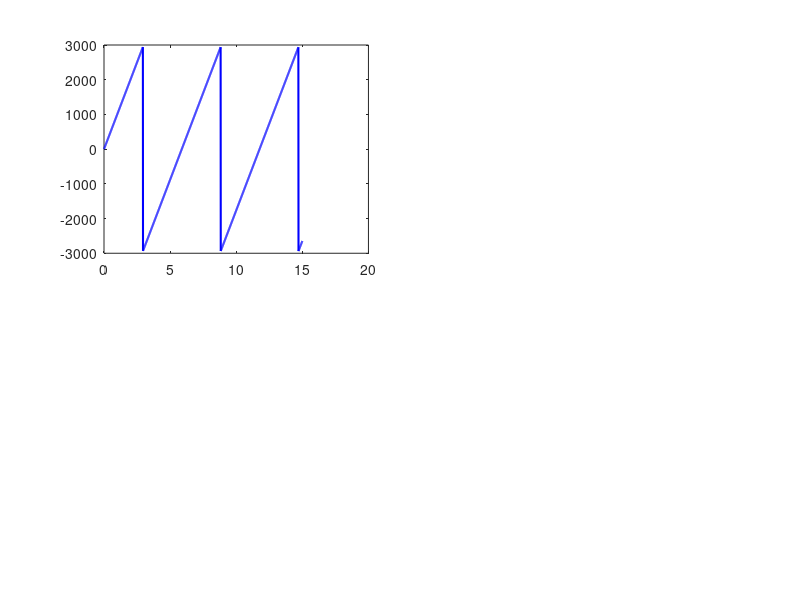

The MATLAB script that drew this image: (Note: this script raises an error after producing the figure.)
%% Staggered PRF 基础原理演示
% 
% 本脚本演示Staggered PRF（交错脉冲重复频率）方法的核心原理：
% 1. 混叠现象的可视化
% 2. 双采样率下的混叠模式差异
% 3. 利用CRT搜索恢复真实频率
% 4. 性能分析与可视化
%
% Author: Anti-Aliasing Recovery Toolkit
% Date: 2024-01

clear; close all; clc;

fprintf('========================================\n');
fprintf('  Staggered PRF 基础原理演示\n');
fprintf('========================================\n\n');

%% ==================== Part 1: 系统参数配置 ====================
fprintf('Part 1: 系统参数配置\n');
fprintf('--------------------\n');

% Staggered PRF 配置
T1 = 100e-6;      % Chirp 1 周期: 100 μs
T2 = 150e-6;      % Chirp 2 周期: 150 μs
D = 20e-6;        % 两个chirp之间的delay: 20 μs

% 计算等效采样率
% 时序: [T1][D][T2][D][T1][D][T2]...
% Δt1 = T1结束到T2结束的时间 = D + T2
% Δt2 = T2结束到T1结束的时间 = D + T1
Delta_t1 = D + T2;   % 170 μs
Delta_t2 = D + T1;   % 120 μs

Fs1 = 1 / Delta_t1;  % 等效采样率1: 5882.35 Hz
Fs2 = 1 / Delta_t2;  % 等效采样率2: 8333.33 Hz

% 帧率
T_frame = T1 + D + T2 + D;  % 一个完整帧
frame_rate = 1 / T_frame;

fprintf('Chirp周期: T1 = %.0f μs, T2 = %.0f μs\n', T1*1e6, T2*1e6);
fprintf('Delay: D = %.0f μs\n', D*1e6);
fprintf('等效采样间隔: Δt1 = %.0f μs, Δt2 = %.0f μs\n', Delta_t1*1e6, Delta_t2*1e6);
fprintf('等效采样率: Fs1 = %.2f Hz, Fs2 = %.2f Hz\n', Fs1, Fs2);
fprintf('Nyquist频率: Fn1 = %.2f Hz, Fn2 = %.2f Hz\n', Fs1/2, Fs2/2);
fprintf('帧周期: %.0f μs, 帧率: %.2f Hz\n', T_frame*1e6, frame_rate);
fprintf('\n');

%% ==================== Part 2: 混叠频率计算 ====================
fprintf('Part 2: 混叠频率可视化\n');
fprintf('----------------------\n');

% 混叠频率计算函数
alias_freq = @(f, Fs) mod(f + Fs/2, Fs) - Fs/2;

% 测试频率范围
f_test = 0:10:15000;  % 0 - 15 kHz

% 计算混叠后的频率
f_alias1 = arrayfun(@(f) alias_freq(f, Fs1), f_test);
f_alias2 = arrayfun(@(f) alias_freq(f, Fs2), f_test);

% 绘图
figure('Name', 'Staggered PRF - 混叠映射', 'Position', [100, 100, 1200, 800]);

subplot(2,2,1);
plot(f_test/1000, f_alias1, 'b-', 'LineWidth', 1.5);
hold on;
yline(0, 'k--', 'LineWidth', 0.5);
xline(Fs1/2/1000, 'r--', 'Fn1', 'LineWidth', 1);
xlabel('真实频率 (kHz)');
ylabel('混叠频率 (Hz)');
title(sprintf('Fs1 = %.1f Hz 的混叠映射', Fs1));
grid on;
ylim([-Fs1/2*1.1, Fs1/2*1.1]);
legend('f_{alias}', '', 'Nyquist', 'Location', 'best');

subplot(2,2,2);
plot(f_test/1000, f_alias2, 'r-', 'LineWidth', 1.5);
hold on;
yline(0, 'k--', 'LineWidth', 0.5);
xline(Fs2/2/1000, 'b--', 'Fn2', 'LineWidth', 1);
xlabel('真实频率 (kHz)');
ylabel('混叠频率 (Hz)');
title(sprintf('Fs2 = %.1f Hz 的混叠映射', Fs2));
grid on;
ylim([-Fs2/2*1.1, Fs2/2*1.1]);
legend('f_{alias}', '', 'Nyquist', 'Location', 'best');

subplot(2,2,[3,4]);
plot(f_test/1000, f_alias1, 'b-', 'LineWidth', 1.5, 'DisplayName', sprintf('Fs1=%.0fHz', Fs1));
hold on;
plot(f_test/1000, f_alias2, 'r-', 'LineWidth', 1.5, 'DisplayName', sprintf('Fs2=%.0fHz', Fs2));
xlabel('真实频率 (kHz)');
ylabel('混叠频率 (Hz)');
title('双采样率混叠映射对比');
grid on;
legend('Location', 'best');

% 标注几个关键频率点
key_freqs = [3000, 5000, 7000, 10000];
for f = key_freqs
    fa1 = alias_freq(f, Fs1);
    fa2 = alias_freq(f, Fs2);
    plot(f/1000, fa1, 'bo', 'MarkerSize', 8, 'MarkerFaceColor', 'b', 'HandleVisibility', 'off');
    plot(f/1000, fa2, 'r^', 'MarkerSize', 8, 'MarkerFaceColor', 'r', 'HandleVisibility', 'off');
    text(f/1000+0.2, max(fa1,fa2)+200, sprintf('%dHz', f), 'FontSize', 9);
end

fprintf('关键频率的混叠结果:\n');
fprintf('  f(Hz)   |  fa1(Fs1)  |  fa2(Fs2)\n');
fprintf('  --------|------------|----------\n');
for f = key_freqs
    fa1 = alias_freq(f, Fs1);
    fa2 = alias_freq(f, Fs2);
    fprintf('  %5d   |  %+7.1f   |  %+7.1f\n', f, fa1, fa2);
end
fprintf('\n');

%% ==================== Part 3: CRT搜索恢复算法 ====================
fprintf('Part 3: CRT搜索恢复算法\n');
fprintf('------------------------\n');

% 目标：给定混叠后的测量值 (fa1, fa2)，恢复真实频率 f_true

function f_recovered = crt_search(fa1_measured, fa2_measured, Fs1, Fs2, f_range, tol)
    % CRT搜索算法恢复真实频率
    %
    % 输入:
    %   fa1_measured - Fs1采样率下的混叠频率测量值
    %   fa2_measured - Fs2采样率下的混叠频率测量值
    %   Fs1, Fs2     - 两个采样率
    %   f_range      - 搜索范围 [f_min, f_max]
    %   tol          - 匹配容差
    %
    % 输出:
    %   f_recovered  - 恢复的真实频率（若未找到则为 NaN）
    
    alias_freq_local = @(f, Fs) mod(f + Fs/2, Fs) - Fs/2;
    
    f_candidates = f_range(1):0.5:f_range(2);  % 0.5 Hz 分辨率
    f_recovered = NaN;
    min_error = inf;
    
    for f = f_candidates
        fa1_expected = alias_freq_local(f, Fs1);
        fa2_expected = alias_freq_local(f, Fs2);
        
        error = abs(fa1_expected - fa1_measured) + abs(fa2_expected - fa2_measured);
        
        if error < min_error
            min_error = error;
            if error < tol
                f_recovered = f;
            end
        end
    end
end

% 测试恢复算法
test_freqs = [1000, 3500, 5000, 7200, 10000, 12500];
f_range = [0, 25000];  % 搜索范围
tol = 1;  % 容差 1 Hz

fprintf('频率恢复测试 (无噪声):\n');
fprintf('  真实频率  |  fa1      |  fa2      |  恢复频率  |  误差\n');
fprintf('  ----------|-----------|-----------|-----------|------\n');

for f_true = test_freqs
    fa1 = alias_freq(f_true, Fs1);
    fa2 = alias_freq(f_true, Fs2);
    f_rec = crt_search(fa1, fa2, Fs1, Fs2, f_range, tol);
    error = abs(f_rec - f_true);
    fprintf('  %7d   | %+8.1f  | %+8.1f  | %9.1f  | %.1f Hz\n', ...
            f_true, fa1, fa2, f_rec, error);
end
fprintf('\n');

%% ==================== Part 4: 噪声鲁棒性分析 ====================
fprintf('Part 4: 噪声鲁棒性分析\n');
fprintf('----------------------\n');

% 在有噪声的情况下测试恢复性能
SNR_values = [30, 20, 15, 10, 5];  % dB
N_trials = 100;  % 每个SNR的试验次数
f_true = 5000;   % 测试频率

% 估计噪声方差 (假设信号幅度为1)
signal_power = 1;

results = struct();

for snr_idx = 1:length(SNR_values)
    SNR_dB = SNR_values(snr_idx);
    noise_power = signal_power / (10^(SNR_dB/10));
    noise_std = sqrt(noise_power);
    
    errors = zeros(N_trials, 1);
    success_count = 0;
    
    for trial = 1:N_trials
        % 添加噪声到混叠频率测量
        fa1_true = alias_freq(f_true, Fs1);
        fa2_true = alias_freq(f_true, Fs2);
        
        % 相位噪声转换为频率噪声 (简化模型)
        freq_noise_std = noise_std * 10;  % Hz
        fa1_noisy = fa1_true + randn() * freq_noise_std;
        fa2_noisy = fa2_true + randn() * freq_noise_std;
        
        % 恢复
        f_rec = crt_search(fa1_noisy, fa2_noisy, Fs1, Fs2, f_range, tol + freq_noise_std*2);
        
        if ~isnan(f_rec)
            errors(trial) = abs(f_rec - f_true);
            if errors(trial) < 50  % 50 Hz以内算成功
                success_count = success_count + 1;
            end
        else
            errors(trial) = NaN;
        end
    end
    
    results(snr_idx).SNR = SNR_dB;
    results(snr_idx).RMSE = sqrt(nanmean(errors.^2));
    results(snr_idx).success_rate = success_count / N_trials * 100;
    
    fprintf('SNR = %2d dB: RMSE = %6.1f Hz, 成功率 = %.1f%%\n', ...
            SNR_dB, results(snr_idx).RMSE, results(snr_idx).success_rate);
end

%% ==================== Part 5: 唯一恢复范围分析 ====================
fprintf('\nPart 5: 唯一恢复范围分析\n');
fprintf('------------------------\n');

% 分析 (fa1, fa2) 对在不同频率下是否唯一
f_analysis = 0:1:50000;  % 分析0-50kHz
fa_pairs = zeros(length(f_analysis), 2);

for i = 1:length(f_analysis)
    fa_pairs(i,1) = alias_freq(f_analysis(i), Fs1);
    fa_pairs(i,2) = alias_freq(f_analysis(i), Fs2);
end

% 四舍五入到1Hz精度，检查唯一性
fa_pairs_rounded = round(fa_pairs);
[unique_pairs, ia, ic] = unique(fa_pairs_rounded, 'rows');

fprintf('分析范围: 0 - 50 kHz\n');
fprintf('总频率点数: %d\n', length(f_analysis));
fprintf('唯一 (fa1, fa2) 对数: %d\n', size(unique_pairs, 1));

% 找到第一个重复的频率
for i = 1:length(f_analysis)
    count = sum(ic == ic(i));
    if count > 1
        % 找到所有映射到相同 (fa1, fa2) 的频率
        same_indices = find(ic == ic(i));
        if f_analysis(same_indices(1)) ~= f_analysis(i) && f_analysis(i) > 0
            fprintf('\n首个重复点:\n');
            fprintf('  频率 %d Hz 和 %d Hz 映射到相同的 (fa1, fa2) = (%.1f, %.1f)\n', ...
                    f_analysis(same_indices(1)), f_analysis(i), ...
                    fa_pairs(i,1), fa_pairs(i,2));
            fprintf('  → 唯一恢复范围约为: 0 - %d Hz\n', f_analysis(i));
            break;
        end
    end
end

% 理论唯一范围 (近似)
% 对于非整数采样率，唯一范围约为 lcm(Fs1, Fs2)
% 这里用数值方法估计
unique_range = f_analysis(i);
fprintf('  → 理论估计: Fs1 × Fs2 / gcd(Fs1, Fs2) ≈ %.0f Hz\n', ...
        Fs1 * Fs2 / gcd(round(Fs1), round(Fs2)));

%% ==================== Part 6: 结果可视化 ====================
fprintf('\nPart 6: 结果可视化\n');
fprintf('------------------\n');

figure('Name', 'Staggered PRF - 恢复性能', 'Position', [150, 150, 1000, 600]);

% 子图1: (fa1, fa2) 唯一性映射
subplot(2,2,1);
scatter(fa_pairs(1:100:end,1), fa_pairs(1:100:end,2), 5, f_analysis(1:100:end)/1000, 'filled');
colorbar;
xlabel('fa1 (Hz)');
ylabel('fa2 (Hz)');
title('(fa1, fa2) 对的唯一性 (颜色=真实频率/kHz)');
grid on;
axis equal;

% 子图2: 时序图
subplot(2,2,2);
t_plot = [0, T1, T1, T1+D, T1+D, T1+D+T2, T1+D+T2, T_frame]*1e6;
y_plot = [1, 1, 0, 0, 1, 1, 0, 0];
plot(t_plot, y_plot, 'b-', 'LineWidth', 2);
hold on;
% 标注
text(T1/2*1e6, 1.1, 'T1', 'HorizontalAlignment', 'center', 'FontSize', 11);
text((T1+D/2)*1e6, 0.1, 'D', 'HorizontalAlignment', 'center', 'FontSize', 11);
text((T1+D+T2/2)*1e6, 1.1, 'T2', 'HorizontalAlignment', 'center', 'FontSize', 11);
text((T1+D+T2+D/2)*1e6, 0.1, 'D', 'HorizontalAlignment', 'center', 'FontSize', 11);
xlabel('时间 (μs)');
ylabel('Chirp 活动');
title('Staggered PRF 时序图');
ylim([-0.2, 1.5]);
grid on;

% 子图3: SNR vs 性能
subplot(2,2,3);
yyaxis left;
plot([results.SNR], [results.RMSE], 'b-o', 'LineWidth', 1.5, 'MarkerFaceColor', 'b');
ylabel('RMSE (Hz)');
yyaxis right;
plot([results.SNR], [results.success_rate], 'r-s', 'LineWidth', 1.5, 'MarkerFaceColor', 'r');
ylabel('成功率 (%)');
xlabel('SNR (dB)');
title('频率恢复性能 vs SNR');
grid on;
legend('RMSE', '成功率', 'Location', 'best');

% 子图4: 单个频率的恢复演示
subplot(2,2,4);
f_demo = 7200;  % 示例频率
fa1_demo = alias_freq(f_demo, Fs1);
fa2_demo = alias_freq(f_demo, Fs2);

f_search = 0:10:15000;
fa1_search = arrayfun(@(f) alias_freq(f, Fs1), f_search);
fa2_search = arrayfun(@(f) alias_freq(f, Fs2), f_search);

plot(f_search/1000, fa1_search, 'b-', 'LineWidth', 1, 'DisplayName', 'fa1 曲线');
hold on;
plot(f_search/1000, fa2_search, 'r-', 'LineWidth', 1, 'DisplayName', 'fa2 曲线');
yline(fa1_demo, 'b--', 'LineWidth', 1.5, 'DisplayName', sprintf('fa1测量=%.0f', fa1_demo));
yline(fa2_demo, 'r--', 'LineWidth', 1.5, 'DisplayName', sprintf('fa2测量=%.0f', fa2_demo));
xline(f_demo/1000, 'g-', 'LineWidth', 2, 'DisplayName', sprintf('真实频率=%dHz', f_demo));
xlabel('频率 (kHz)');
ylabel('混叠频率 (Hz)');
title('CRT搜索原理示意');
legend('Location', 'best');
grid on;

sgtitle('Staggered PRF 抗混叠方法演示', 'FontSize', 14, 'FontWeight', 'bold');

fprintf('\n演示完成！\n');
fprintf('图形已生成，展示了Staggered PRF方法的核心原理。\n');

%% ==================== 辅助函数定义 ====================
% 注意: 在MATLAB中，局部函数需要放在脚本末尾或单独的文件中
% 这里的 crt_search 函数已经在上面定义为嵌套函数
